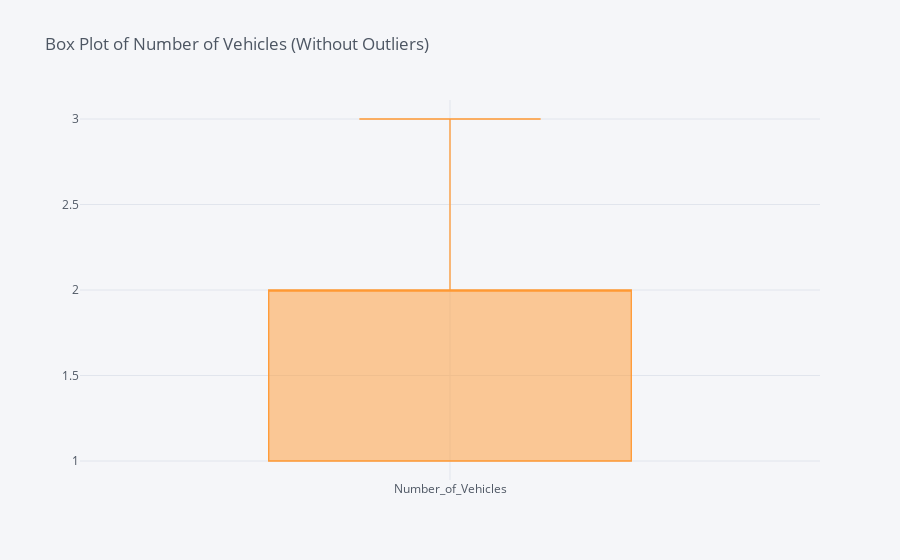

Notebook cell for this chart:
### Code cell
#Check the shape of the dataset after removing outliers
print("Shape of the dataset after removing outliers:", accidents_no_outliers.shape)

# Optional: Create a box plot after removing outliers to verify
accidents_no_outliers['Number_of_Vehicles'].iplot(kind='box', title='Box Plot of Number of Vehicles (Without Outliers)')

### Figure 1 — Plotly figure (JSON) as saved in the notebook; plotly's stock layout.template omitted (floating-point values rounded to 4 significant figures; data arrays with more than 128 entries replaced by an {"elided": "..."} marker saying what was removed)
{"data": [{"boxpoints": false, "line": {"width": 1.3}, "marker": {"color": "rgba(255, 153, 51, 1.0)"}, "name": "Number_of_Vehicles", "orientation": "v", "type": "box", "y": {"elided": "6371 int values"}}], "layout": {"legend": {"bgcolor": "#F5F6F9", "font": {"color": "#4D5663"}}, "paper_bgcolor": "#F5F6F9", "plot_bgcolor": "#F5F6F9", "title": {"font": {"color": "#4D5663"}, "text": "Box Plot of Number of Vehicles (Without Outliers)"}, "xaxis": {"gridcolor": "#E1E5ED", "showgrid": true, "tickfont": {"color": "#4D5663"}, "title": {"font": {"color": "#4D5663"}, "text": ""}, "zerolinecolor": "#E1E5ED"}, "yaxis": {"gridcolor": "#E1E5ED", "showgrid": true, "tickfont": {"color": "#4D5663"}, "title": {"font": {"color": "#4D5663"}, "text": ""}, "zerolinecolor": "#E1E5ED"}}}
